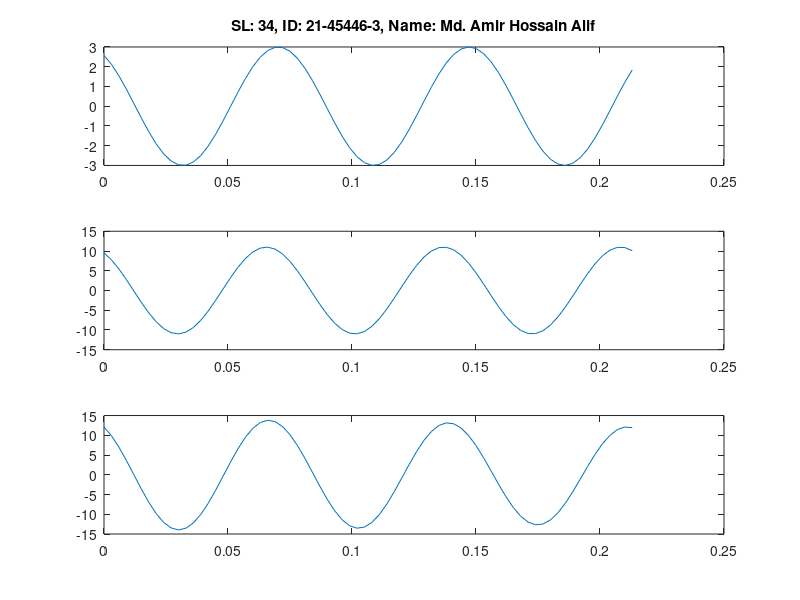

MATLAB code to generate this figure:
A = 2; B = 1; C = 4; D = 5; E = 4; F = 4; G = 6; H = 3;

K1 = A + B;
K2 = G + H + 2;

J1 = D + G + 20;
J1_radians = J1 * pi/180;
J2 = 30 * pi/180;

t = 0:0.003:0.215;

x1 = K1 * cos(2*pi*(E+F+5)*t + J1_radians);
x2 = K2 * cos(2*pi*(C+D+5)*t + J2);

plot(t, x1);
plot(t, x2);

x3 = x1 + x2;
plot(t, x3);

subplot(3, 1, 1);
plot(t, x1);
xlabel = ('t');
ylabel = ('x1');
title ('SL: 34, ID: 21-45446-3, Name: Md. Amir Hossain Alif');
subplot(3, 1, 2);
plot(t, x2);
xlabel = ('t');
ylabel = ('x1');
subplot(3, 1, 3);
plot(t, x3);
xlabel = ('t');
ylabel = ('x1');